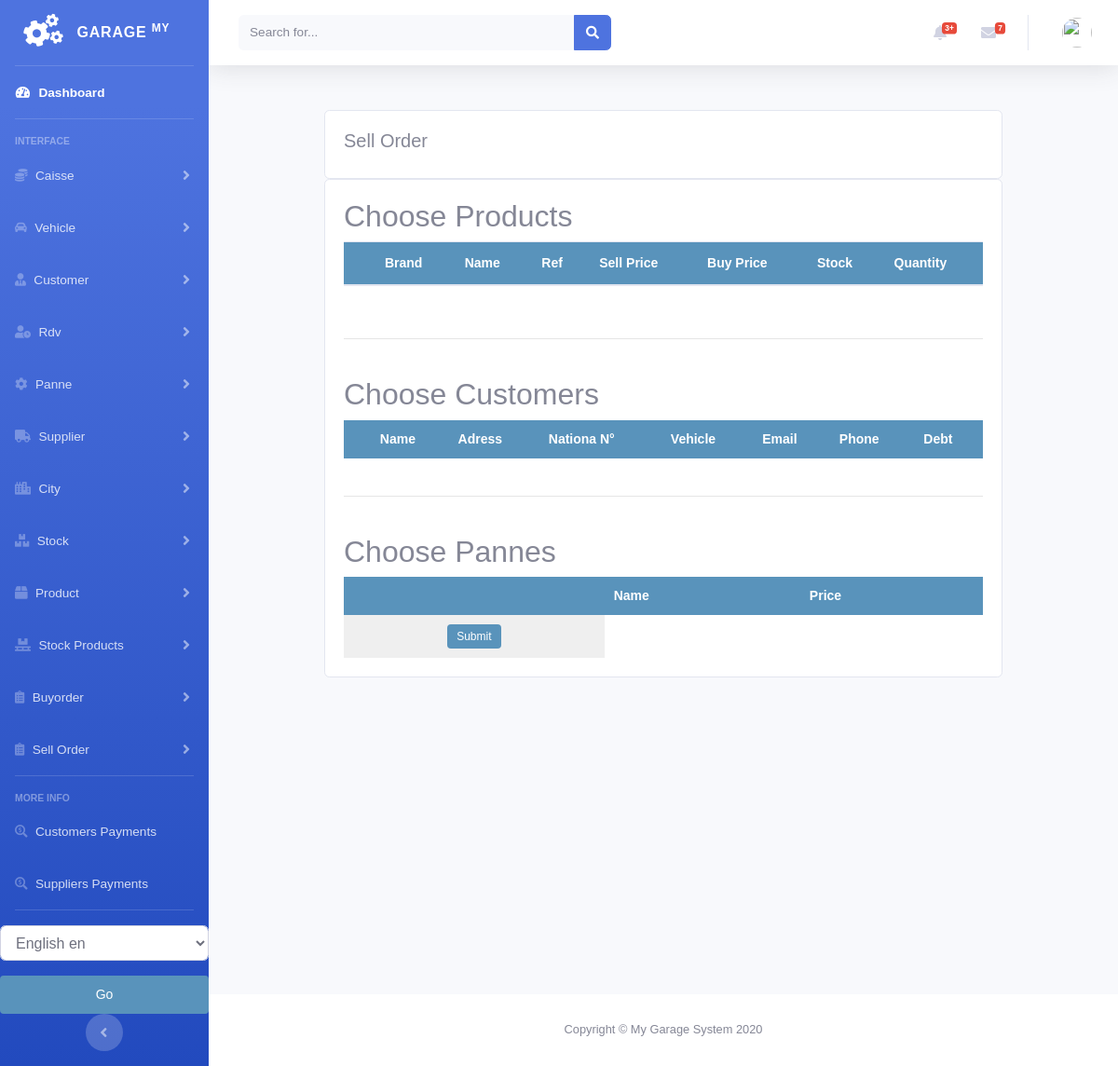
Before: /stock/order_stockproduct_list with the older database file.
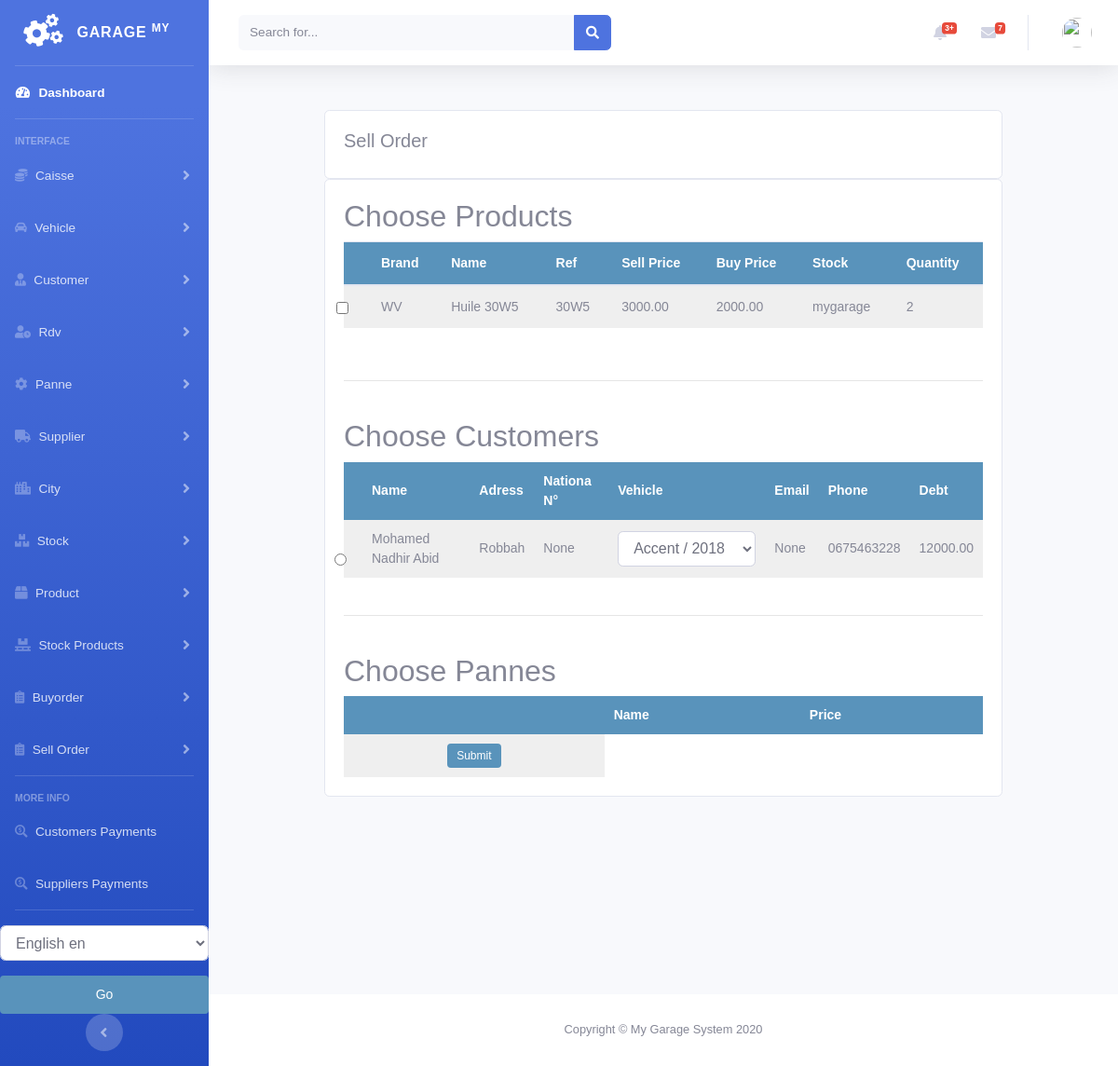
After: the same page with the newer database file.
### stock/models.py (models this page shows, shortened)
class StockProduct(models.Model):
    product = models.ForeignKey(Product, null=True, on_delete=models.CASCADE)
    quantity = models.PositiveIntegerField(default=1)
    stock = models.ForeignKey(Stock, null=True, on_delete=models.CASCADE)
    class Meta:
        ordering = ('product',)
        verbose_name = 'stockproduct'
        verbose_name_plural = 'stockproducts'

class Stock(models.Model):
    name = models.CharField(max_length=250, null=True)
    class Meta:
        ordering = ('name',)
        verbose_name = 'stock'
        verbose_name_plural = 'stocks'
    def __str__(self):
        return self.name

### product/models.py (models this page shows, shortened)
class Product(models.Model):
    brand = models.CharField(max_length=250, null=True)
    name = models.CharField(max_length=250, null=True)
    ref = models.CharField(max_length=250, null=True)
    desc = models.CharField(max_length=250, null=True)
    image = models.ImageField(upload_to='products/%Y/%m/%d', blank=True, )
    buyprice = models.DecimalField(max_digits=10, null=True, decimal_places=2, default=0)
    sellprice = models.DecimalField(max_digits=10, null=True, decimal_places=2, default=0)
    alert_quantity = models.PositiveIntegerField(default=1, blank=True, null=True)
    stock = models.ForeignKey('stock.Stock', blank=True, null=True, on_delete=models.CASCADE)
    class Meta:
        ordering = ('name',)
        verbose_name = 'product'
        verbose_name_plural = 'products'

### customer/models.py (models this page shows, shortened)
class Customer(models.Model):
    firstname = models.CharField(max_length=250, null=True)
    lastname = models.CharField(max_length=250, null=True)
    address = models.CharField(max_length=200, null=True)
    phone = models.CharField(max_length=200, null=True)
    national_number = models.CharField(max_length=200, null=True)
    email = models.EmailField(null=True)
    date_created = models.DateTimeField(auto_now_add=True, null=True)
    date_joined = models.DateField(null=True)
    debt = models.DecimalField(max_digits=10, decimal_places=2, null=True, default=0)
    def get_vehicles(self):
        return self.vehicles.all().filter(customer=self)

### stock/views.py (the view, shortened to what this page needs)
# urls.py: path('order_stockproduct_list', views.order_stockproduct_list, name='order_stockproduct_list'),
def order_stockproduct_list(request):
    stockproducts = StockProduct.objects.all()
    customers = Customer.objects.all()
    pannes = Panne.objects.all()
    context = {
        'customers': customers,
        'stockproducts': stockproducts,
        'pannes': pannes,
    }
    return render(request, 'stockproduct/order_list_stockproduct.html', context)

### stock/templates/stockproduct/order_list_stockproduct.html (shortened to what this page needs)
{% extends 'home.html' %}
{% load static %}
{% block content %}
<br>
<div class="container">
    <div class="row">
        <div class="col-md">
            <div class="card card-body">
                <h5>Sell Order</h5>
            </div>
            <div class="card card-body">
                <form action="" method="post">
                    <h2>Choose Products</h2>
                    <table id="table_id" class=" table display text-center">
                        <thead>
                        <tr>
                            <th></th>
                            <th>Brand</th>
                            <th>Name</th>
                            <th>Ref</th>
                            <th>Sell Price</th>
                            <th>Buy Price</th>
                            <th>Stock</th>
                            <th>Quantity</th>
                        </tr>
                        </thead>
                        <tbody>
                        {% for prod in stockproducts %}
                        <tr>
                            <td>
                                <input class="form-check-input product-input" type="checkbox" value="{{prod.id}}" id="{{prod.id}}"
                                       name="products">
                            </td>
                            <td>
                                {{prod.product.brand}}
                            </td>
                            <td>
                                {{prod.product.name}}
                            </td>
                            <td>
                                {{prod.product.ref}}
                            </td>
                            <td>
                                {{prod.product.sellprice}}
                            </td>
                            <td>
                                {{prod.product.buyprice}}
                            </td>
                            <td>
                                {{prod.stock}}
                            </td>
                            <td>
                                {{prod.quantity}}
                            </td>
                        </tr>
                        {% endfor %}
                        </tbody>
                    </table>
                    <br>
                    <hr>
                    <br>
                    <h2>Choose Customers</h2>
                    <table id="table_customer" class="display text-center">
                        <thead>
                        <tr>
                            <th></th>
                            <th>Name</th>
                            <th>Adress</th>
                            <th>Nationa N°</th>
                            <th>Vehicle</th>
                            <th>Email</th>
                            <th>Phone</th>
                            <th>Debt</th>
                        </tr>
                        </thead>
                        <tbody>
                        {% for customer in customers %}
                        <tr>
                            <td>
                                <input class="form-check-input" type="radio" value="{{customer.id}}"
                                       id="{{customer.id}}" name="customers">
                            </td>
                            <td>
                                {{customer.firstname}}
                                {{customer.lastname}}
                            </td>
                            <td>
                                {{customer.address}}
                            </td>
                            <td>
                                {{customer.national_number}}
                            </td>
                            <td>
                                <select class="form-control" name="vehicle">
                                    {% for vehicle in customer.get_vehicles%}
                                    <option value="{{vehicle.id}}">{{vehicle}}</option>
                                    {% empty %}
                                    <option value="None">None</option>
                                    {% endfor %}
                                </select>
                            </td>
                            <td>
                                {{customer.email}}
                            </td>
                            <td>
                                {{customer.phone}}
                            </td>
                            <td>
                                {{customer.debt}}
                            </td>
                        </tr>
                        {% endfor %}
                        </tbody>
                    </table>
                    <br>
                    <hr>
                    <br>
                    <h2>Choose Pannes</h2>
                    <table id="table_panne" class="display text-center">
                        <thead>
                        <tr>
                            <th></th>
                            <th>Name</th>
                            <th>Price</th>
                        </tr>
                        </thead>
                        <tr class="text-center">
                            <td class="text-center">
                                <input class="btn btn-primary" type="submit" name="submit">
                            </td>
                        </tr>
                    </table>
                </form>
            </div>
        </div>
    </div>
</div>
{% endblock %}
{% block jsscript %}
<link rel="stylesheet" href="https://ajax.googleapis.com/ajax/libs/jqueryui/1.12.1/themes/smoothness/jquery-ui.css">
<link rel="stylesheet" href="https://cdnjs.cloudflare.com/ajax/libs/chosen/1.8.7/chosen.min.css"/>
<link rel="stylesheet" type="text/css" href="https://cdn.datatables.net/1.10.22/css/jquery.dataTables.css">
{% endblock %}

Changed rows visible on the page:
added StockProduct: product.brand "WV", product.name "Huile 30W5", product.ref "30W5", product.sellprice "3000.00", product.buyprice "2000.00", stock "mygarage", quantity "2"
added Customer: firstname "Mohamed Nadhir", lastname "Abid", address "Robbah", national_number "None", email "None", phone "0675463228", debt "12000.00"
